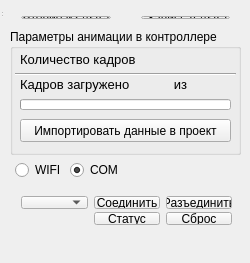
<?xml version="1.0" encoding="UTF-8"?>
<ui version="4.0">
 <author>Alistem</author>
 <class>com_port</class>
 <widget class="QWidget" name="com_port">
  <property name="geometry">
   <rect>
    <x>0</x>
    <y>0</y>
    <width>250</width>
    <height>263</height>
   </rect>
  </property>
  <property name="sizePolicy">
   <sizepolicy hsizetype="Fixed" vsizetype="Fixed">
    <horstretch>0</horstretch>
    <verstretch>0</verstretch>
   </sizepolicy>
  </property>
  <property name="minimumSize">
   <size>
    <width>250</width>
    <height>263</height>
   </size>
  </property>
  <property name="maximumSize">
   <size>
    <width>250</width>
    <height>263</height>
   </size>
  </property>
  <property name="windowTitle">
   <string>Связь с Астра</string>
  </property>
  <widget class="QStatusBar" name="statusBar">
   <property name="geometry">
    <rect>
     <x>0</x>
     <y>0</y>
     <width>3</width>
     <height>18</height>
    </rect>
   </property>
  </widget>
  <widget class="QWidget" name="gridLayoutWidget">
   <property name="geometry">
    <rect>
     <x>10</x>
     <y>185</y>
     <width>233</width>
     <height>51</height>
    </rect>
   </property>
   <layout class="QGridLayout" name="gridLayout">
    <property name="verticalSpacing">
     <number>3</number>
    </property>
    <item row="0" column="1">
     <widget class="QPushButton" name="connectButton">
      <property name="text">
       <string>Соединить</string>
      </property>
     </widget>
    </item>
    <item row="0" column="0">
     <widget class="QComboBox" name="comboBox">
      <property name="font">
       <font>
        <pointsize>10</pointsize>
        <kerning>false</kerning>
       </font>
      </property>
      <property name="editable">
       <bool>false</bool>
      </property>
     </widget>
    </item>
    <item row="0" column="2">
     <widget class="QPushButton" name="disconnectButton">
      <property name="text">
       <string>Разъединить</string>
      </property>
     </widget>
    </item>
    <item row="1" column="1">
     <widget class="QPushButton" name="Status_PLC">
      <property name="text">
       <string>Статус</string>
      </property>
     </widget>
    </item>
    <item row="1" column="2">
     <widget class="QPushButton" name="reset">
      <property name="maximumSize">
       <size>
        <width>75</width>
        <height>25</height>
       </size>
      </property>
      <property name="text">
       <string>Сброс</string>
      </property>
     </widget>
    </item>
   </layout>
  </widget>
  <widget class="QGroupBox" name="groupBox">
   <property name="geometry">
    <rect>
     <x>10</x>
     <y>29</y>
     <width>231</width>
     <height>126</height>
    </rect>
   </property>
   <property name="title">
    <string>Параметры анимации в контроллере</string>
   </property>
   <widget class="QLabel" name="label">
    <property name="geometry">
     <rect>
      <x>10</x>
      <y>20</y>
      <width>116</width>
      <height>21</height>
     </rect>
    </property>
    <property name="font">
     <font>
      <pointsize>10</pointsize>
     </font>
    </property>
    <property name="text">
     <string>Количество кадров</string>
    </property>
   </widget>
   <widget class="QLabel" name="label_num_frames">
    <property name="geometry">
     <rect>
      <x>185</x>
      <y>20</y>
      <width>41</width>
      <height>21</height>
     </rect>
    </property>
    <property name="font">
     <font>
      <pointsize>10</pointsize>
     </font>
    </property>
    <property name="text">
     <string/>
    </property>
    <property name="alignment">
     <set>Qt::AlignCenter</set>
    </property>
   </widget>
   <widget class="Line" name="line">
    <property name="geometry">
     <rect>
      <x>5</x>
      <y>35</y>
      <width>221</width>
      <height>21</height>
     </rect>
    </property>
    <property name="orientation">
     <enum>Qt::Horizontal</enum>
    </property>
   </widget>
   <widget class="QLabel" name="label_2">
    <property name="geometry">
     <rect>
      <x>10</x>
      <y>45</y>
      <width>111</width>
      <height>21</height>
     </rect>
    </property>
    <property name="font">
     <font>
      <pointsize>10</pointsize>
     </font>
    </property>
    <property name="text">
     <string>Кадров загружено</string>
    </property>
   </widget>
   <widget class="QLabel" name="label_num_frames_2">
    <property name="geometry">
     <rect>
      <x>185</x>
      <y>45</y>
      <width>41</width>
      <height>21</height>
     </rect>
    </property>
    <property name="font">
     <font>
      <pointsize>10</pointsize>
     </font>
    </property>
    <property name="frameShape">
     <enum>QFrame::NoFrame</enum>
    </property>
    <property name="frameShadow">
     <enum>QFrame::Plain</enum>
    </property>
    <property name="text">
     <string/>
    </property>
    <property name="alignment">
     <set>Qt::AlignCenter</set>
    </property>
   </widget>
   <widget class="QLabel" name="num_current_frame">
    <property name="geometry">
     <rect>
      <x>120</x>
      <y>45</y>
      <width>41</width>
      <height>21</height>
     </rect>
    </property>
    <property name="font">
     <font>
      <pointsize>10</pointsize>
     </font>
    </property>
    <property name="frameShape">
     <enum>QFrame::NoFrame</enum>
    </property>
    <property name="frameShadow">
     <enum>QFrame::Plain</enum>
    </property>
    <property name="text">
     <string/>
    </property>
    <property name="alignment">
     <set>Qt::AlignCenter</set>
    </property>
   </widget>
   <widget class="QLabel" name="label_3">
    <property name="geometry">
     <rect>
      <x>160</x>
      <y>45</y>
      <width>21</width>
      <height>21</height>
     </rect>
    </property>
    <property name="font">
     <font>
      <pointsize>10</pointsize>
     </font>
    </property>
    <property name="text">
     <string>из</string>
    </property>
    <property name="alignment">
     <set>Qt::AlignCenter</set>
    </property>
   </widget>
   <widget class="QProgressBar" name="progressBar_frames">
    <property name="geometry">
     <rect>
      <x>10</x>
      <y>70</y>
      <width>211</width>
      <height>11</height>
     </rect>
    </property>
    <property name="value">
     <number>0</number>
    </property>
    <property name="textVisible">
     <bool>false</bool>
    </property>
   </widget>
   <widget class="QPushButton" name="pushButton">
    <property name="geometry">
     <rect>
      <x>10</x>
      <y>90</y>
      <width>211</width>
      <height>23</height>
     </rect>
    </property>
    <property name="text">
     <string>Импортировать данные в проект</string>
    </property>
   </widget>
  </widget>
  <widget class="QLabel" name="errors_label">
   <property name="geometry">
    <rect>
     <x>10</x>
     <y>235</y>
     <width>231</width>
     <height>25</height>
    </rect>
   </property>
   <property name="sizePolicy">
    <sizepolicy hsizetype="Expanding" vsizetype="Fixed">
     <horstretch>0</horstretch>
     <verstretch>0</verstretch>
    </sizepolicy>
   </property>
   <property name="minimumSize">
    <size>
     <width>150</width>
     <height>25</height>
    </size>
   </property>
   <property name="font">
    <font>
     <pointsize>8</pointsize>
     <stylestrategy>PreferDefault</stylestrategy>
    </font>
   </property>
   <property name="layoutDirection">
    <enum>Qt::LeftToRight</enum>
   </property>
   <property name="frameShape">
    <enum>QFrame::NoFrame</enum>
   </property>
   <property name="text">
    <string/>
   </property>
   <property name="textFormat">
    <enum>Qt::AutoText</enum>
   </property>
   <property name="scaledContents">
    <bool>true</bool>
   </property>
   <property name="alignment">
    <set>Qt::AlignCenter</set>
   </property>
   <property name="wordWrap">
    <bool>true</bool>
   </property>
   <property name="textInteractionFlags">
    <set>Qt::NoTextInteraction</set>
   </property>
  </widget>
  <widget class="QWidget" name="horizontalLayoutWidget">
   <property name="geometry">
    <rect>
     <x>10</x>
     <y>5</y>
     <width>231</width>
     <height>25</height>
    </rect>
   </property>
   <layout class="QHBoxLayout" name="horizontalLayout_2">
    <property name="spacing">
     <number>30</number>
    </property>
    <item>
     <widget class="QPushButton" name="readButton">
      <property name="sizePolicy">
       <sizepolicy hsizetype="Expanding" vsizetype="Fixed">
        <horstretch>0</horstretch>
        <verstretch>0</verstretch>
       </sizepolicy>
      </property>
      <property name="text">
       <string>Чтение из Astra</string>
      </property>
     </widget>
    </item>
    <item>
     <widget class="QPushButton" name="writeButton">
      <property name="sizePolicy">
       <sizepolicy hsizetype="Expanding" vsizetype="Fixed">
        <horstretch>0</horstretch>
        <verstretch>0</verstretch>
       </sizepolicy>
      </property>
      <property name="text">
       <string> Запись в Astra</string>
      </property>
     </widget>
    </item>
   </layout>
  </widget>
  <widget class="QLabel" name="connect_color">
   <property name="geometry">
    <rect>
     <x>130</x>
     <y>160</y>
     <width>111</width>
     <height>21</height>
    </rect>
   </property>
   <property name="sizePolicy">
    <sizepolicy hsizetype="Fixed" vsizetype="Preferred">
     <horstretch>0</horstretch>
     <verstretch>0</verstretch>
    </sizepolicy>
   </property>
   <property name="minimumSize">
    <size>
     <width>80</width>
     <height>0</height>
    </size>
   </property>
   <property name="font">
    <font>
     <pointsize>10</pointsize>
     <stylestrategy>PreferDefault</stylestrategy>
    </font>
   </property>
   <property name="frameShape">
    <enum>QFrame::NoFrame</enum>
   </property>
   <property name="text">
    <string/>
   </property>
   <property name="textFormat">
    <enum>Qt::AutoText</enum>
   </property>
   <property name="scaledContents">
    <bool>true</bool>
   </property>
   <property name="alignment">
    <set>Qt::AlignCenter</set>
   </property>
   <property name="textInteractionFlags">
    <set>Qt::NoTextInteraction</set>
   </property>
  </widget>
  <widget class="QRadioButton" name="wifi">
   <property name="geometry">
    <rect>
     <x>15</x>
     <y>160</y>
     <width>51</width>
     <height>20</height>
    </rect>
   </property>
   <property name="text">
    <string>WIFI</string>
   </property>
  </widget>
  <widget class="QRadioButton" name="com">
   <property name="geometry">
    <rect>
     <x>70</x>
     <y>160</y>
     <width>51</width>
     <height>20</height>
    </rect>
   </property>
   <property name="text">
    <string>COM</string>
   </property>
   <property name="checked">
    <bool>true</bool>
   </property>
  </widget>
 </widget>
 <layoutdefault spacing="6" margin="11"/>
 <tabstops>
  <tabstop>disconnectButton</tabstop>
  <tabstop>pushButton</tabstop>
 </tabstops>
 <resources/>
 <connections/>
 <designerdata>
  <property name="gridDeltaX">
   <number>5</number>
  </property>
  <property name="gridDeltaY">
   <number>5</number>
  </property>
  <property name="gridSnapX">
   <bool>true</bool>
  </property>
  <property name="gridSnapY">
   <bool>true</bool>
  </property>
  <property name="gridVisible">
   <bool>true</bool>
  </property>
 </designerdata>
</ui>
